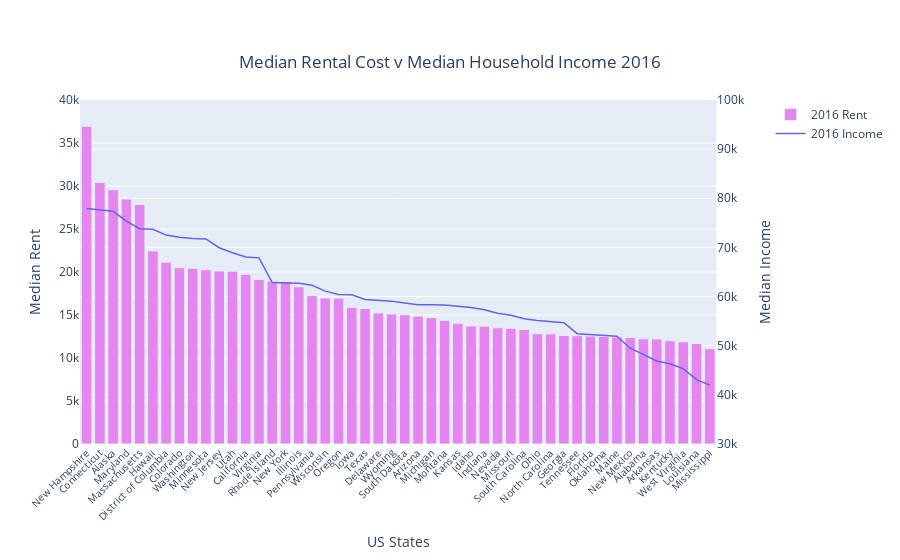

Notebook code for this chart:
### Markdown cell above
# 2016 Income v. Rent

### Code cell
fig = make_subplots(specs=[[{'secondary_y': True}]])
x = pi_2016income['State']
y = pi_2016rent['2016 Yearly Rent']
yy = pi_2016income['2016 Income']

trace1 = go.Bar(x=x, y=y, name='2016 Rent', 
               marker = dict(color= '#e586f0', 
                            line= dict(width= 1)))
trace2 = go.Scatter(x=x,
                   y=yy,
                   marker= dict(line= dict(width=1),
                               size=8),
                   line=dict(color= '#6464dc', width= 1.5),
                   name= '2016 Income')
fig.add_trace(trace1, secondary_y=False);
fig.add_trace(trace2, secondary_y=True);                                       


fig.update_xaxes(tickangle= -45, 
                 autorange=True,
                 tickfont=dict(size= 10), 
                 title= 'US States', 
                 type= 'category');

fig.update_yaxes(range= [0, 40000], #left yaxis
                 title= 'Median Rent', secondary_y=False);
fig.update_yaxes(range= [30000, 100000],#right yaxis
                 showgrid= True, 
                 title= 'Median Income',
                 secondary_y=True);
fig.update_layout(title={ 'text': "Median Rental Cost v Median Household Income 2016", 'y':0.9, 'x':0.5,
                         'xanchor':'center','yanchor':'top'})
fig.show()

### Figure 1 — Plotly figure (JSON) as saved in the notebook; plotly's stock layout.template omitted (floating-point values rounded to 4 significant figures)
{"data": [{"marker": {"color": "#e586f0", "line": {"width": 1}}, "name": "2016 Rent", "type": "bar", "x": ["New Hampshire", "Connecticut", "Alaska", "Maryland", "Massachusetts", "Hawaii", "District of Columbia", "Colorado", "Washington", "Minnesota", "New Jersey", "Utah", "California", "Virginia", "Rhode Island", "New York", "Illinois", "Pennsylvania", "Wisconsin", "Oregon", "Iowa", "Texas", "Delaware", "Wyoming", "South Dakota", "Arizona", "Michigan", "Montana", "Kansas", "Idaho", "Indiana", "Nevada", "Missouri", "South Carolina", "Ohio", "North Carolina", "Georgia", "Tennessee", "Florida", "Oklahoma", "Maine", "New Mexico", "Alabama", "Arkansas", "Kentucky", "West Virginia", "Louisiana", "Mississippi"], "xaxis": "x", "y": [36950, 30425, 29570.0, 28485, 27860.0, 22450, 21150, 20510.0, 20430, 20265, 20120, 20085, 19730.0, 19145, 18940, 18905, 18290, 17257, 16970, 16960.0, 15895, 15750, 15250.0, 15119, 15020, 14870, 14700, 14376, 14045, 13735, 13705, 13510, 13460.0, 13320, 12840.0, 12810, 12610.0, 12600, 12555, 12510, 12450, 12390.0, 12230, 12220, 12008, 11882, 11690, 11085], "yaxis": "y"}, {"line": {"color": "#6464dc", "width": 1.5}, "marker": {"line": {"width": 1}, "size": 8}, "name": "2016 Income", "type": "scatter", "x": ["New Hampshire", "Connecticut", "Alaska", "Maryland", "Massachusetts", "Hawaii", "District of Columbia", "Colorado", "Washington", "Minnesota", "New Jersey", "Utah", "California", "Virginia", "Rhode Island", "New York", "Illinois", "Pennsylvania", "Wisconsin", "Oregon", "Iowa", "Texas", "Delaware", "Wyoming", "South Dakota", "Arizona", "Michigan", "Montana", "Kansas", "Idaho", "Indiana", "Nevada", "Missouri", "South Carolina", "Ohio", "North Carolina", "Georgia", "Tennessee", "Florida", "Oklahoma", "Maine", "New Mexico", "Alabama", "Arkansas", "Kentucky", "West Virginia", "Louisiana", "Mississippi"], "xaxis": "x", "y": [77900, 77556, 77351, 75346, 73820, 73684, 72508, 72084, 71822, 71728, 69940, 68932, 68070, 67880, 62851, 62758, 62706, 62290, 61103, 60407, 60365, 59396, 59294, 59073, 58685, 58328, 58319, 58302, 58032, 57780, 57300, 56623, 56199, 55505, 55146, 54920, 54678, 52448, 52277, 52039, 51950, 49493, 48237, 46894, 46345, 45308, 43103, 41983], "yaxis": "y2"}], "layout": {"title": {"text": "Median Rental Cost v Median Household Income 2016", "x": 0.5, "xanchor": "center", "y": 0.9, "yanchor": "top"}, "xaxis": {"anchor": "y", "autorange": true, "domain": [0, 0.94], "tickangle": -45, "tickfont": {"size": 10}, "title": {"text": "US States"}, "type": "category"}, "yaxis": {"anchor": "x", "domain": [0, 1], "range": [0, 40000], "title": {"text": "Median Rent"}}, "yaxis2": {"anchor": "x", "overlaying": "y", "range": [30000, 100000], "showgrid": true, "side": "right", "title": {"text": "Median Income"}}}}
